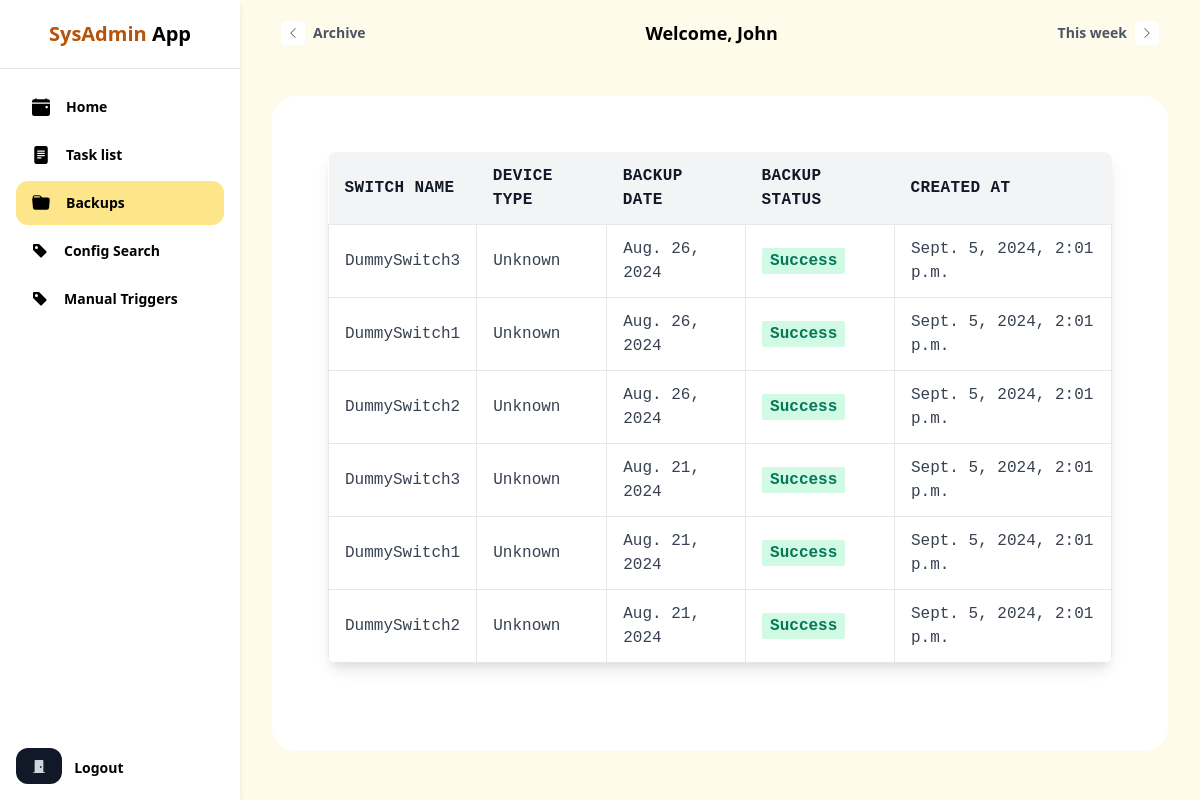
/dashboard/backups (signed in), run on the app's committed database.
### Backups/models.py (models this page shows, shortened)
class Backup(models.Model):
    switch_name = models.CharField(max_length=100)
    device_type = models.CharField(max_length=50)
    backup_date = models.DateField()
    config_data = models.JSONField()
    backup_status = models.CharField(max_length=20)
    created_at = models.DateTimeField(auto_now_add=True)

### Backups/views.py (the view)
# urls.py: path("dashboard/backups", backups_view, name="backups"),
def backups_view(request):
    backups = Backup.objects.all()
    log.debug(backups)
    return render(request, 'backups.html', {'backups': backups})

### dashboard/templatetags/custom_filters.py (called while the page is built)
@register.filter
def first_name_from_email(email):
    if email:
        first_part = email.split("@")[0].split(".")[0]
        return first_part.capitalize()
    return ""

### templates/backups.html
{% extends "base.html" %} {% block content %}
<section class="container mx-auto p-6 font-mono">
  <div class="w-full mb-8 overflow-hidden rounded-lg shadow-lg">
    <div class="w-full overflow-x-auto">
      <table class="w-full">
        <thead>
          <tr
            class="text-md font-semibold tracking-wide text-left text-gray-900 bg-gray-100 uppercase border-b border-gray-600"
          >
            <th class="px-4 py-3">Switch Name</th>
            <th class="px-4 py-3">Device Type</th>
            <th class="px-4 py-3">Backup Date</th>
            <th class="px-4 py-3">Backup Status</th>
            <th class="px-4 py-3">Created At</th>
          </tr>
        </thead>
        <tbody class="bg-white">
          {% for backup in backups %}
          <tr class="text-gray-700">
            <td class="px-4 py-3 border">{{ backup.switch_name }}</td>
            <td class="px-4 py-3 border">{{ backup.device_type }}</td>
            <td class="px-4 py-3 border">{{ backup.backup_date }}</td>
            <td class="px-4 py-3 border">
              <span
                class="px-2 py-1 font-semibold leading-tight {% if backup.backup_status == 'Success' %}text-green-700 bg-green-100{% elif backup.backup_status == 'Pending' %}text-orange-700 bg-gray-100{% else %}text-red-700 bg-red-100{% endif %} rounded-sm"
              >
                {{ backup.backup_status }}
              </span>
            </td>
            <td class="px-4 py-3 border">{{ backup.created_at }}</td>
          </tr>
          {% empty %}
          <tr>
            <td colspan="5" class="px-4 py-3 border text-center">
              No backup data available.
            </td>
          </tr>
          {% endfor %}
        </tbody>
      </table>
    </div>
  </div>
</section>
{% endblock %}

### templates/base.html (shortened to what this page needs)
{% load custom_filters %}
{% load static %}
<!DOCTYPE html>
<html>
  <head>
    <link
      href="https://cdn.jsdelivr.net/npm/tailwindcss@2.0.2/dist/tailwind.min.css"
      rel="stylesheet"
    />
  </head>
  <body class="relative bg-yellow-50 overflow-hidden max-h-screen">
    <header class="fixed right-0 top-0 left-60 bg-yellow-50 py-3 px-4 h-16">
      <div class="max-w-4xl mx-auto">
        <div class="flex items-center justify-between">
          <div>
            <button
              type="button"
              class="flex items-center focus:outline-none rounded-lg text-gray-600 hover:text-yellow-600 focus:text-yellow-600 font-semibold p-2 border border-transparent hover:border-yellow-300 focus:border-yellow-300 transition"
            >
              <span
                class="inline-flex items-center justify-center w-6 h-6 text-gray-600 text-xs rounded bg-white transition mr-2"
              >
                <svg
                  xmlns="http://www.w3.org/2000/svg"
                  width="1em"
                  height="1em"
                  fill="currentColor"
                  class="bi bi-chevron-left"
                  viewBox="0 0 16 16"
                >
                  <path
                    fill-rule="evenodd"
                    d="M11.354 1.646a.5.5 0 0 1 0 .708L5.707 8l5.647 5.646a.5.5 0 0 1-.708.708l-6-6a.5.5 0 0 1 0-.708l6-6a.5.5 0 0 1 .708 0z"
                  />
                </svg>
              </span>
              <span class="text-sm">Archive</span>
            </button>
          </div>
          <div class="text-lg font-bold">Welcome, {{ user.email|first_name_from_email }}</div>
          <div>
            <button
              type="button"
              class="flex items-center focus:outline-none rounded-lg text-gray-600 hover:text-yellow-600 focus:text-yellow-600 font-semibold p-2 border border-transparent hover:border-yellow-300 focus:border-yellow-300 transition"
            >
              <span class="text-sm">This week</span>
              <span
                class="inline-flex items-center justify-center w-6 h-6 text-gray-600 text-xs rounded bg-white transition ml-2"
              >
                <svg
                  xmlns="http://www.w3.org/2000/svg"
                  width="1em"
                  height="1em"
                  fill="currentColor"
                  class="bi bi-chevron-right"
                  viewBox="0 0 16 16"
                >
                  <path
                    fill-rule="evenodd"
                    d="M4.646 1.646a.5.5 0 0 1 .708 0l6 6a.5.5 0 0 1 0 .708l-6 6a.5.5 0 0 1-.708-.708L10.293 8 4.646 2.354a.5.5 0 0 1 0-.708z"
                  />
                </svg>
              </span>
            </button>
          </div>
        </div>
      </div>
    </header>
    <aside class="fixed inset-y-0 left-0 bg-white shadow-md max-h-screen w-60">
      <div class="flex flex-col justify-between h-full">
        <div class="flex-grow">
          <div class="px-4 py-6 text-center border-b">
            <h1 class="text-xl font-bold leading-none">
              <span class="text-yellow-700">SysAdmin</span> App
            </h1>
          </div>
          <div class="p-4">
            <ul class="space-y-1">
              <li>
                <a
                  href="{% url 'home' %}"
                  class="flex items-center {% if request.path == '/dashboard' %}bg-yellow-200{% else %}bg-white hover:bg-yellow-200{% endif %} rounded-xl font-bold text-sm text-black py-3 px-4"
                >
                  Home
                </a>
              </li>
                <li>
                  <a
                    href="{%url 'task_list' %}"
                    class="flex items-center {% if request.path == '/dashboard/TaskList/' %}bg-yellow-200{% else %}bg-white hover:bg-yellow-200{% endif %} rounded-xl font-bold text-sm text-black py-3 px-4"                  >
                    Task list
                  </a>
                </li>
                <li>
                  <a
                    href="{%url 'backups' %}"
                    class="flex items-center {% if request.path == '/dashboard/backups' %}bg-yellow-200{% else %}bg-white hover:bg-yellow-200{% endif %} rounded-xl font-bold text-sm text-black py-3 px-4">
                    Backups
                  </a>
                </li>
                <li>
                  <a
                    href="{%url 'config_search' %}"
                    class="flex items-center {% if request.path == '/dashboard/config_search' %}bg-yellow-200{% else %}bg-white hover:bg-yellow-200{% endif %} rounded-xl font-bold text-sm text-black py-3 px-4"                  >
                    <svg
                      xmlns="http://www.w3.org/2000/svg"
                      width="16"
                      height="16"
                      fill="currentColor"
                      class="text-lg mr-4"
                      viewBox="0 0 16 16"
                    >
                      <path
                        d="M2 1a1 1 0 0 0-1 1v4.586a1 1 0 0 0 .293.707l7 7a1 1 0 0 0 1.414 0l4.586-4.586a1 1 0 0 0 0-1.414l-7-7A1 1 0 0 0 6.586 1H2zm4 3.5a1.5 1.5 0 1 1-3 0 1.5 1.5 0 0 1 3 0z"
                      /></svg
                    >Config Search
                  </a>
                </li>
                <li>
                  <a
                    href="{% url 'manual_triggers' %}"
                    class="flex items-center {% if request.path == '/dashboard/healthcheck/' %}bg-yellow-200{% else %}bg-white hover:bg-yellow-200{% endif %} rounded-xl font-bold text-sm text-black py-3 px-4"
                  >
                    <svg
                      xmlns="http://www.w3.org/2000/svg"
                      width="16"
                      height="16"
                      fill="currentColor"
                      class="text-lg mr-4"
                      viewBox="0 0 16 16"
                    >
                      <path
                        d="M2 1a1 1 0 0 0-1 1v4.586a1 1 0 0 0 .293.707l7 7a1 1 0 0 0 1.414 0l4.586-4.586a1 1 0 0 0 0-1.414l-7-7A1 1 0 0 0 6.586 1H2zm4 3.5a1.5 1.5 0 1 1-3 0 1.5 1.5 0 0 1 3 0z"
                      /></svg
                    >Manual Triggers
                  </a>
                </li>
              </ul>
            </div>
          </div>
          <div class="p-4">
            <form action="{% url 'logout' %}" method="post">
              <button
                type="submit"
                class="inline-flex items-center justify-center h-9 px-4 rounded-xl bg-gray-900 text-gray-300 hover:text-white text-sm font-semibold transition"
              >
                <svg
                  xmlns="http://www.w3.org/2000/svg"
                  width="1em"
                  height="1em"
                  fill="currentColor"
                  class=""
                  viewBox="0 0 16 16"
                >
                  <path
                    d="M12 1a1 1 0 0 1 1 1v13h1.5a.5.5 0 0 1 0 1h-13a.5.5 0 0 1 0-1H3V2a1 1 0 0 1 1-1h8zm-2 9a1 1 0 1 0 0-2 1 1 0 0 0 0 2z"
                  />
                </svg>
              </button>
              <span class="font-bold text-sm ml-2">Logout</span>
            </form>
          </div>
        </div>
      </aside>
      <main class="ml-60 pt-16 max-h-screen overflow-auto">
        <div class="px-6 py-8">
          <div class="max-w-4xl mx-auto">
            <div class="bg-white rounded-3xl p-8 mb-5">
              {% block content %}{% endblock %}
            </div>
          </div>
        </div>
      </main>
    </body>
  </html>

### data on the page
Backup: switch_name "DummySwitch3", device_type "Unknown", backup_date "Aug. 26, 2024", backup_status "Success", created_at "Sept. 5, 2024, 2:01 p.m."
Backup: switch_name "DummySwitch1", device_type "Unknown", backup_date "Aug. 26, 2024", backup_status "Success", created_at "Sept. 5, 2024, 2:01 p.m."
Backup: switch_name "DummySwitch2", device_type "Unknown", backup_date "Aug. 26, 2024", backup_status "Success", created_at "Sept. 5, 2024, 2:01 p.m."
Backup: switch_name "DummySwitch3", device_type "Unknown", backup_date "Aug. 21, 2024", backup_status "Success", created_at "Sept. 5, 2024, 2:01 p.m."
Backup: switch_name "DummySwitch1", device_type "Unknown", backup_date "Aug. 21, 2024", backup_status "Success", created_at "Sept. 5, 2024, 2:01 p.m."
Backup: switch_name "DummySwitch2", device_type "Unknown", backup_date "Aug. 21, 2024", backup_status "Success", created_at "Sept. 5, 2024, 2:01 p.m."

### other printed values
{{ user.email|first_name_from_email }} "John"
